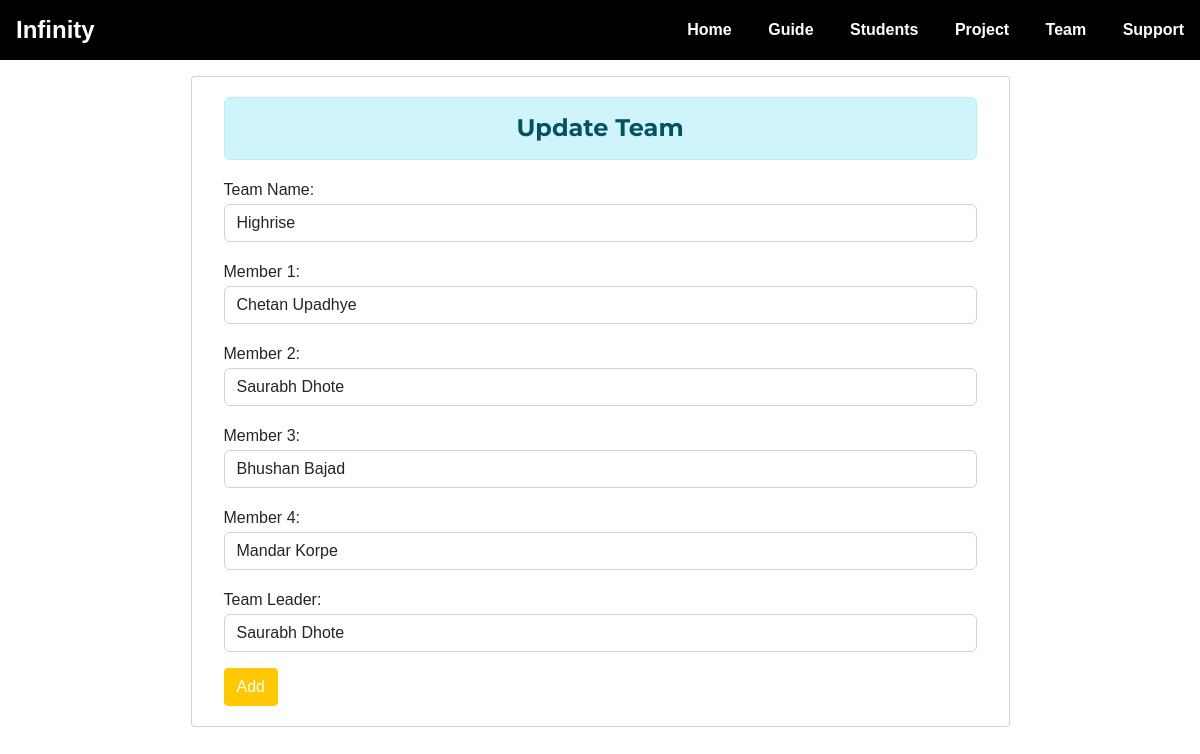
Screenshot of /team/update_team/1/ with the database file from the repository.
### team/models.py (models this page shows, shortened)
class Team(models.Model):
    team_name = models.CharField(max_length=200)
    member1 = models.ForeignKey(
        Student, on_delete=models.CASCADE, related_name="member1")
    member2 = models.ForeignKey(
        Student, on_delete=models.CASCADE, related_name="member2", blank=True, null=True)
    member3 = models.ForeignKey(
        Student, on_delete=models.CASCADE, related_name="member3", blank=True, null=True)
    member4 = models.ForeignKey(
        Student, on_delete=models.CASCADE, related_name="member4", blank=True, null=True)
    team_leader = models.ForeignKey(
        Student, on_delete=models.CASCADE, related_name="leader")

### team/views.py (the view)
# urls.py: path('update_team/<int:pk>/', views.update_team, name="update_team"),
def update_team(request, pk):
    team = Team.objects.get(id=pk)
    if request.method == 'POST':
        form = TeamRegistration(request.POST, instance=team)
        if form.is_valid():
            form.save()
        return redirect('team:team_list')
    else:
        form = TeamRegistration(instance=team)
    context = {'form': form}
    return render(request, "team/update_team.html", context)

### team/forms.py
class TeamRegistration(forms.ModelForm):
    class Meta:
        model = Team
        fields = '__all__'
        labels = {
            'team_name': 'Team Name',
            'member1': 'Member 1',
            'member2': 'Member 2',
            'member3': 'Member 3',
            'member4': 'Member 4',
            'team_leader': 'Team Leader',
        }
        widgets = {
            'team_name': forms.TextInput(attrs={'class': 'form-control'}),
            'member1': forms.Select(attrs={'class': 'form-control'}),
            'member2': forms.Select(attrs={'class': 'form-control'}),
            'member3': forms.Select(attrs={'class': 'form-control'}),
            'member4': forms.Select(attrs={'class': 'form-control'}),
            'team_leader': forms.Select(attrs={'class': 'form-control'}),
        }

### student/models.py (called while the page is built)
    def __str__(self):
        return self.student_name

### team/templates/team/update_team.html (shortened to what this page needs)
{% extends 'home/base.html' %}
{% load static %}
{% block content %}
<div class="container mt-3">
    <div class="row card card-body rounded"
        style="justify-content: center; align-items: center; width: 75%;margin: auto; padding: 20px;">
        <div class="col-md-8">
            <h4 class="text-center alert alert-info">Update Team</h4>
            <form action="" method="POST">
                {{form.as_p}}
                <input class="btn btn-primary" type="submit" value="Add">
            </form>
        </div>
    </div>
</div>
{% endblock content %}

### home/static/css/style2.css (style rules this page uses)
:root { --red: #ffc800; --black: #000; --white: #fff; }
* { box-sizing: border-box; margin: 0; padding: 0; font-family: "Poppins", sans-serif; }

### rows the page displays
Team: team_name "Highrise", member1 "Chetan Upadhye", member2 "Saurabh Dhote", member3 "Bhushan Bajad", member4 "Mandar Korpe", team_leader "Saurabh Dhote"
